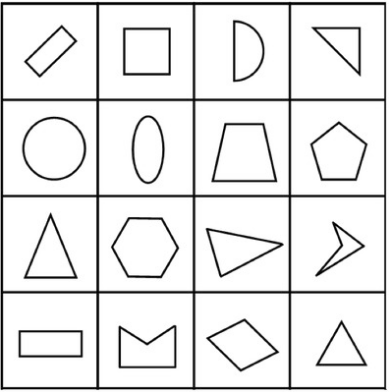
#> input picture tp11/image/wood.png, 389 x 392 px
$ python E_rotation.py
#> lines starting #> are read from the running program, lines starting #| are printed output that depends on the picture

import numpy as np
from scipy import ndimage
import matplotlib.pyplot as plt

from tp11.C_decal2d import convolution_rapide_2d

#np.set_printoptions(precision=1,linewidth=5000)


def get_turned_images(choix, centerReduce=True):

#> called with choix = 1, centerReduce = True
    img1=None
    img2=None


    if choix == 0:
        img1 = ndimage.imread("image/king_head_turn.gif")[:, :, 0]
        img2 = ndimage.imread("image/king.gif")[:, :, 0]
        """que fait-t-on subir à nos images ci-dessous ? """
        img1 = 255 - img1  # type:np.ndarray
        img2 = 255 - img2  # type:np.ndarray


    elif choix == 1:
        img1 = ndimage.imread("image/wood.png")[:, :, 0]
#> img1: shape (392, 389); min 0, max 255, mean 230.1
        img2 = ndimage.imread("image/wood2.png")[:, :, 0]
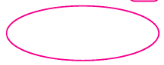
#> input picture tp11/image/wood2.png, 164 x 65 px
#> img2: shape (65, 164); min 245, max 255, mean 254.5

        img1 = 255 - img1  # type:np.ndarray
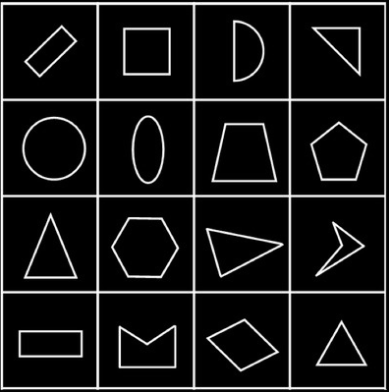
#> img1: shape (392, 389); min 0, max 255, mean 24.9
        img2 = 255 - img2  # type:np.ndarray
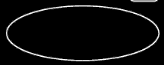
#> img2: shape (65, 164); min 0, max 10, mean 0.458; drawn with min black and max white


    img1,img2=img1.astype(np.float32), img2.astype(np.float32)
    if centerReduce:
        img1-=img1.mean()
        img1/=img1.std()
        img2 -= img2.mean()
        img2 /= img2.std()


    return img1,img2


"""observons les transformations géométriques d'images.
Pourquoi est-ce que ce n'est pas trivial de faire une rotation ou une dilatation d'image ?
Renseignez vous sur l'interpolation cachée derrière, et expliquer l'option "order=2"
dans les fonctions de transformations ci-dessous.

"""
# [6 lines left out: function step01, not called in this run]

def step0():
    img1,img2=get_turned_images(1)


    rot=ndimage.rotate(img1,80,order=2)
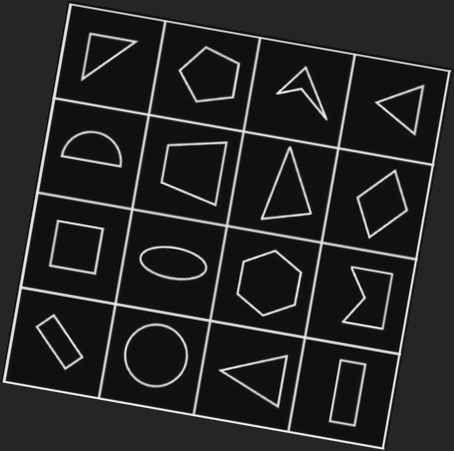
#> rot: shape (451, 454) float32; min -0.703, max 4.02, mean 0.000271; drawn with min black and max white
    affine=ndimage.affine_transform(img1,[[2,0],[0,2]],order=2)
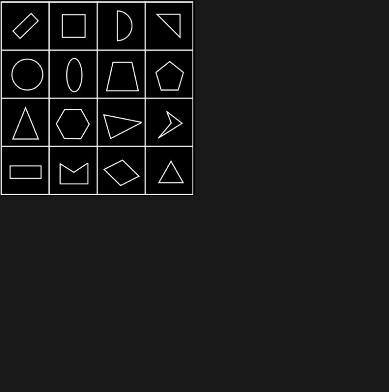
#> affine: shape (392, 389) float32; min -0.397, max 3.66, mean 0.000861; drawn with min black and max white


    plt.subplot(2,2,1)
    plt.imshow(img1)
    plt.subplot(2,2,2)
    plt.imshow(rot)
    plt.subplot(2, 2, 3)
    plt.imshow(affine)
    plt.subplot(2, 2, 4)
    plt.imshow(img2)
    plt.show()


from scipy.ndimage.filters import gaussian_filter

"""attention, le programma tourne  longtemps :
on teste toutes les rotation et l'on regarde le max de la correlation (ou anti-convolution) """
# [27 lines left out: function step1, not called in this run]


"""plutôt que de tout essayer, on va coder une petite fonction de minimisation d'une fonction sur [0,360] module 360"""

# [38 lines left out: function find_min_local, not called in this run]


"""testons la minimisation sur un exemple simple"""
# [15 lines left out: function step2, not called in this run]


"""
Travail : faite un sortie graphique de ce programme
"""


""" revenons à la recherche de l'angle optimal"""
# [25 lines left out: function step3, not called in this run]


"""
travail :
superposez les images avec l'angle trouvé.


MEGA BONUS:
Maintenant, il vous faut recaler la tête du rois tournée et zoomée (choix==1).

Vous pouvez essayer tous les zooms et toutes les rotations mais c'est un peu lent.
Je vous conseille de faire votre petit algo d'optimisation (inspirez-vous du mien). Même si votre méthode se fait
Piéger par les minimums locaux, pas de problème: relancez la  plusieurs fois avec plusieurs points de départ différents.
Pendez à tracer votre fonction loss en niveau de couleur,
cela vous permettra d'estimer son irrégularité. Illustrez graphiquement le déroulement
de votre algorithme (en superposant un scater plot et le dessin de la fonction loss).
Cela vous permettra de l'améliorer.

Vous pouvez aussi utiliser les méthodes de :
from scipy.optimize import minimize
Mais elles ne sont très difficile à paramétrer.

Beaucoup de méthode d'optimisation réclament qu'on leur donne explicitement un gradient ou une matrice hessienne
 (cf cours d'optmisation).  En fait, pour nos transformation géométriques simples, les gradient et les hessiennes ne sont
 se calculent explicitement. Cela donne des méthodes de Lucas-Kanade décrites dans le chapitre "non rigid image matching"
 dans le dossier biblio.


"""


if __name__=='__main__':
    step0()
